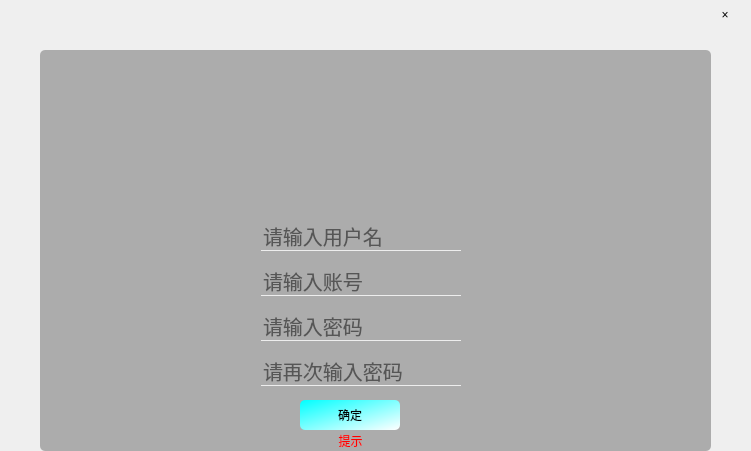
<?xml version="1.0" encoding="UTF-8"?>
<ui version="4.0">
 <class>RegisterDlg</class>
 <widget class="QWidget" name="RegisterDlg">
  <property name="geometry">
   <rect>
    <x>0</x>
    <y>0</y>
    <width>751</width>
    <height>451</height>
   </rect>
  </property>
  <property name="minimumSize">
   <size>
    <width>751</width>
    <height>451</height>
   </size>
  </property>
  <property name="maximumSize">
   <size>
    <width>751</width>
    <height>451</height>
   </size>
  </property>
  <property name="windowTitle">
   <string>Form</string>
  </property>
  <property name="styleSheet">
   <string notr="true">QLineEdit{
	background:transparent;
	border:none;
	border-bottom:1px solid rgba(255, 255, 255, 200);
	font:20px;
}</string>
  </property>
  <widget class="QFrame" name="frame">
   <property name="geometry">
    <rect>
     <x>0</x>
     <y>0</y>
     <width>751</width>
     <height>451</height>
    </rect>
   </property>
   <property name="minimumSize">
    <size>
     <width>751</width>
     <height>451</height>
    </size>
   </property>
   <property name="maximumSize">
    <size>
     <width>751</width>
     <height>451</height>
    </size>
   </property>
   <property name="styleSheet">
    <string notr="true">#frame{
	border-image: url(:/imageSource/violate.jpg);
	border-radius:5px;
}</string>
   </property>
   <property name="frameShape">
    <enum>QFrame::StyledPanel</enum>
   </property>
   <property name="frameShadow">
    <enum>QFrame::Raised</enum>
   </property>
   <widget class="QFrame" name="frame_2">
    <property name="geometry">
     <rect>
      <x>40</x>
      <y>50</y>
      <width>671</width>
      <height>401</height>
     </rect>
    </property>
    <property name="styleSheet">
     <string notr="true">#frame_2{	
	background-color: rgba(126, 126, 126, 150);
	border-radius:5px;
}</string>
    </property>
    <property name="frameShape">
     <enum>QFrame::StyledPanel</enum>
    </property>
    <property name="frameShadow">
     <enum>QFrame::Raised</enum>
    </property>
    <widget class="QLineEdit" name="lineEdit_admin">
     <property name="geometry">
      <rect>
       <x>221</x>
       <y>216</y>
       <width>200</width>
       <height>30</height>
      </rect>
     </property>
     <property name="minimumSize">
      <size>
       <width>150</width>
       <height>30</height>
      </size>
     </property>
     <property name="maximumSize">
      <size>
       <width>200</width>
       <height>30</height>
      </size>
     </property>
     <property name="placeholderText">
      <string>请输入账号</string>
     </property>
    </widget>
    <widget class="QLineEdit" name="lineEdit_repassword">
     <property name="geometry">
      <rect>
       <x>221</x>
       <y>306</y>
       <width>200</width>
       <height>30</height>
      </rect>
     </property>
     <property name="minimumSize">
      <size>
       <width>200</width>
       <height>30</height>
      </size>
     </property>
     <property name="maximumSize">
      <size>
       <width>200</width>
       <height>30</height>
      </size>
     </property>
     <property name="placeholderText">
      <string>请再次输入密码</string>
     </property>
    </widget>
    <widget class="QLineEdit" name="lineEdit_password">
     <property name="geometry">
      <rect>
       <x>221</x>
       <y>261</y>
       <width>200</width>
       <height>30</height>
      </rect>
     </property>
     <property name="minimumSize">
      <size>
       <width>200</width>
       <height>30</height>
      </size>
     </property>
     <property name="maximumSize">
      <size>
       <width>200</width>
       <height>16777215</height>
      </size>
     </property>
     <property name="placeholderText">
      <string>请输入密码</string>
     </property>
    </widget>
    <widget class="QPushButton" name="but_confirm">
     <property name="geometry">
      <rect>
       <x>260</x>
       <y>350</y>
       <width>100</width>
       <height>30</height>
      </rect>
     </property>
     <property name="minimumSize">
      <size>
       <width>100</width>
       <height>30</height>
      </size>
     </property>
     <property name="maximumSize">
      <size>
       <width>100</width>
       <height>30</height>
      </size>
     </property>
     <property name="cursor">
      <cursorShape>PointingHandCursor</cursorShape>
     </property>
     <property name="styleSheet">
      <string notr="true">#but_confirm{
	border-radius:5px;
	background-color: qlineargradient(spread:pad, x1:0, y1:0, x2:1, y2:1, stop:0 rgba(0, 255, 255, 255), stop:1 rgba(255, 255, 255, 255));
}

#but_confirm:pressed{
	border-radius:5px;
	background-color: qlineargradient(spread:pad, x1:0, y1:0, x2:1, y2:1, stop:0 rgba(0, 255, 255, 255), stop:1 rgba(255, 255, 255, 255));
	padding-top:5px;
	padding-left:5px;
}


	</string>
     </property>
     <property name="text">
      <string>确定</string>
     </property>
    </widget>
    <widget class="QLabel" name="label_tip">
     <property name="geometry">
      <rect>
       <x>180</x>
       <y>380</y>
       <width>261</width>
       <height>21</height>
      </rect>
     </property>
     <property name="styleSheet">
      <string notr="true">#label_tip{
	
	color: rgb(255, 0, 0);
}</string>
     </property>
     <property name="text">
      <string>提示</string>
     </property>
     <property name="alignment">
      <set>Qt::AlignCenter</set>
     </property>
    </widget>
    <widget class="QPushButton" name="but_head">
     <property name="geometry">
      <rect>
       <x>270</x>
       <y>40</y>
       <width>100</width>
       <height>100</height>
      </rect>
     </property>
     <property name="minimumSize">
      <size>
       <width>100</width>
       <height>100</height>
      </size>
     </property>
     <property name="maximumSize">
      <size>
       <width>100</width>
       <height>100</height>
      </size>
     </property>
     <property name="cursor">
      <cursorShape>PointingHandCursor</cursorShape>
     </property>
     <property name="styleSheet">
      <string notr="true">#but_head{
	background-color:transparent;
	border-radius:50px;
	border-image: url(:/imageSource/qq.jpg);
}</string>
     </property>
     <property name="text">
      <string/>
     </property>
    </widget>
    <widget class="QLineEdit" name="lineEdit_username">
     <property name="geometry">
      <rect>
       <x>221</x>
       <y>171</y>
       <width>200</width>
       <height>30</height>
      </rect>
     </property>
     <property name="minimumSize">
      <size>
       <width>200</width>
       <height>30</height>
      </size>
     </property>
     <property name="maximumSize">
      <size>
       <width>200</width>
       <height>30</height>
      </size>
     </property>
     <property name="placeholderText">
      <string>请输入用户名</string>
     </property>
    </widget>
   </widget>
   <widget class="QPushButton" name="but_close">
    <property name="geometry">
     <rect>
      <x>700</x>
      <y>0</y>
      <width>50</width>
      <height>30</height>
     </rect>
    </property>
    <property name="minimumSize">
     <size>
      <width>50</width>
      <height>30</height>
     </size>
    </property>
    <property name="maximumSize">
     <size>
      <width>50</width>
      <height>30</height>
     </size>
    </property>
    <property name="cursor">
     <cursorShape>PointingHandCursor</cursorShape>
    </property>
    <property name="styleSheet">
     <string notr="true">#but_close{
	background:transparent;
	border-radius:3px;
}
#but_close:hover{
	background:transparent;
	border-radius:3px;
	background-color: rgb(250, 0, 0);
}</string>
    </property>
    <property name="text">
     <string>×</string>
    </property>
   </widget>
  </widget>
 </widget>
 <resources/>
 <connections/>
</ui>
